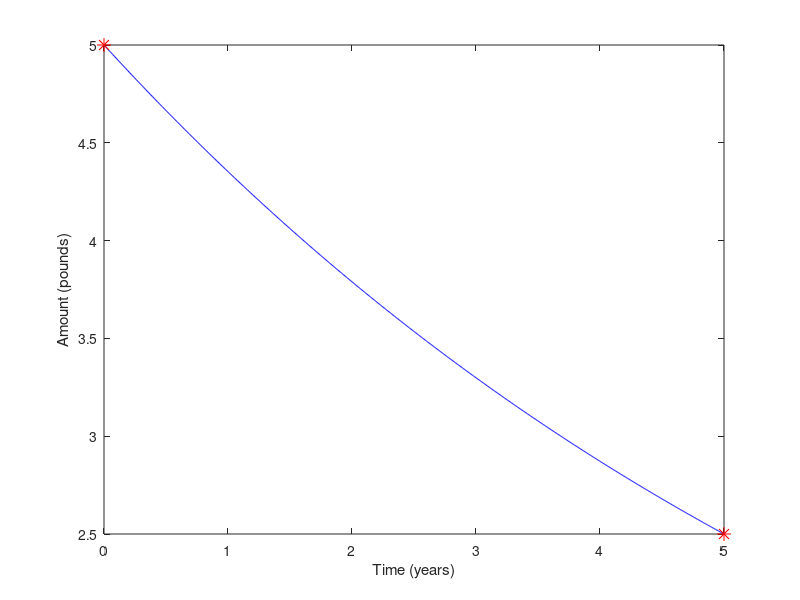

Here is the MATLAB script that generated this plot:
%Maxwell L Greene
%February 23rd 2018
%HW 3 - Decay

%Question #3
HalfLife = input('Enter the half-life of your material (in yrs): ');
AmountS = input('Enter the current amount of material (in lbs): ');
TimeF = input('Enter time from present to calculate amount (in yrs): ');

tempk = log(2)/HalfLife;
AmountF = AmountS*exp(-tempk*TimeF);
disp(['After ',num2str(TimeF),' years, you will have ',num2str(AmountF),'(lbs) left.']);

%Question #4
Time = linspace(0,TimeF,1000);
Amount = AmountS*exp(-tempk*Time);

Q34Plot = figure('Name','Radioactive Decay');
plot(Time,Amount,'-b'); hold on;
plot(TimeF,AmountF,'*r','MarkerSize',10);
plot(0,AmountS,'*r','MarkerSize',10);
xlabel('Time (years)');
ylabel('Amount (pounds)');